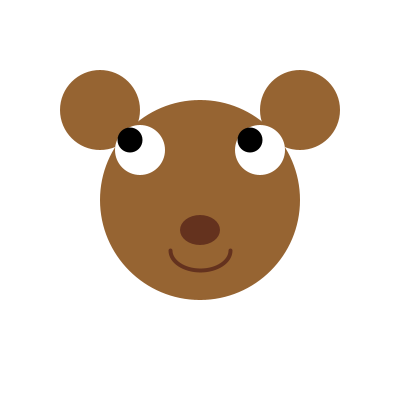
Frame 1 (no input)
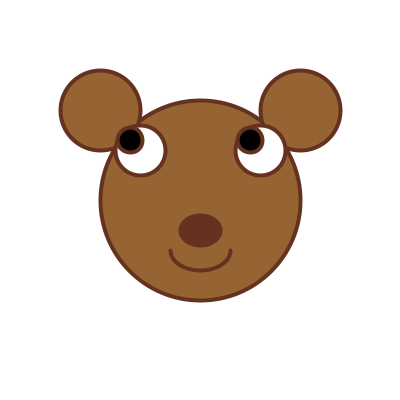
Frame 60 (the mouse pressed at the canvas centre just before this capture)
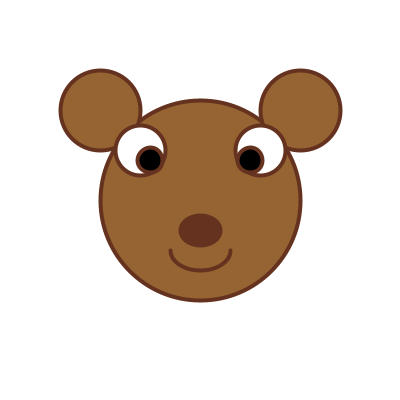
Frame 120 (the mouse held since frame 60 and released just before this capture)

The Processing sketch that drew these frames (run headless with seeded random() and noise(); from frame 60 on, the mouse is pressed at the canvas centre):

// Processing sketch: w2_hw
// ── w2_hw.pde
float eyeSize = 50;  
float eyeOffsetX = 60;  
float eyeOffsetY = 50; 
float maxEyeMove = 10; 
void setup() {
  size(400, 400);
  noStroke();
}
void draw() {
  background(255);
  fill(150, 100, 50);
  ellipse(width/2, height/2, 200, 200); 
  ellipse(width/2 - 100, height/2 - 90, 80, 80); 
  ellipse(width/2 + 100, height/2 - 90, 80, 80); 
 //
  float eyeLeftX = width/2 - eyeOffsetX;
  float eyeRightX = width/2 + eyeOffsetX;
  float eyeY = height/2 - eyeOffsetY;
  float pupilLeftX = constrain(map(mouseX, eyeLeftX - maxEyeMove, eyeLeftX + maxEyeMove, eyeLeftX - maxEyeMove, eyeLeftX + maxEyeMove), eyeLeftX - maxEyeMove, eyeLeftX + maxEyeMove);
  float pupilRightX = constrain(map(mouseX, eyeRightX - maxEyeMove, eyeRightX + maxEyeMove, eyeRightX - maxEyeMove, eyeRightX + maxEyeMove), eyeRightX - maxEyeMove, eyeRightX + maxEyeMove);
  float pupilY = constrain(map(mouseY, eyeY - maxEyeMove, eyeY + maxEyeMove, eyeY - maxEyeMove, eyeY + maxEyeMove), eyeY - maxEyeMove, eyeY + maxEyeMove);
 //
  fill(255);  
  ellipse(eyeLeftX, eyeY, eyeSize, eyeSize);  
  ellipse(eyeRightX, eyeY, eyeSize, eyeSize);  
  fill(0);  
  ellipse(pupilLeftX, pupilY, eyeSize/2, eyeSize/2);  
  ellipse(pupilRightX, pupilY, eyeSize/2, eyeSize/2); 
  fill(100, 50, 30);
  ellipse(width/2, height/2 + 30, 40, 30);  
  noFill();
  stroke(100, 50, 30);
  strokeWeight(4);
  arc(width/2, height/2 + 50, 60, 40, 0, PI);  
}
